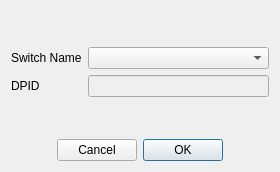
<?xml version="1.0" encoding="UTF-8"?>
<ui version="4.0">
 <class>Dialog</class>
 <widget class="QDialog" name="Dialog">
  <property name="geometry">
   <rect>
    <x>0</x>
    <y>0</y>
    <width>280</width>
    <height>172</height>
   </rect>
  </property>
  <property name="windowTitle">
   <string>Remove Switch</string>
  </property>
  <layout class="QGridLayout" name="gridLayout">
   <item row="0" column="0">
    <layout class="QVBoxLayout" name="full_layout" stretch="3">
     <item>
      <layout class="QFormLayout" name="form_layout">
       <property name="formAlignment">
        <set>Qt::AlignLeading|Qt::AlignLeft|Qt::AlignVCenter</set>
       </property>
       <item row="0" column="0">
        <widget class="QLabel" name="host_label">
         <property name="text">
          <string>Switch Name</string>
         </property>
        </widget>
       </item>
       <item row="0" column="1">
        <widget class="QComboBox" name="switch_box"/>
       </item>
       <item row="1" column="0">
        <widget class="QLabel" name="mac_label">
         <property name="text">
          <string>DPID</string>
         </property>
        </widget>
       </item>
       <item row="1" column="1">
        <widget class="QLineEdit" name="dpid_name">
         <property name="enabled">
          <bool>false</bool>
         </property>
        </widget>
       </item>
      </layout>
     </item>
    </layout>
   </item>
   <item row="1" column="0">
    <widget class="QDialogButtonBox" name="button_box">
     <property name="layoutDirection">
      <enum>Qt::RightToLeft</enum>
     </property>
     <property name="orientation">
      <enum>Qt::Horizontal</enum>
     </property>
     <property name="standardButtons">
      <set>QDialogButtonBox::Cancel|QDialogButtonBox::Ok</set>
     </property>
     <property name="centerButtons">
      <bool>true</bool>
     </property>
    </widget>
   </item>
  </layout>
 </widget>
 <resources/>
 <connections>
  <connection>
   <sender>button_box</sender>
   <signal>accepted()</signal>
   <receiver>Dialog</receiver>
   <slot>accept()</slot>
   <hints>
    <hint type="sourcelabel">
     <x>260</x>
     <y>284</y>
    </hint>
    <hint type="destinationlabel">
     <x>157</x>
     <y>274</y>
    </hint>
   </hints>
  </connection>
  <connection>
   <sender>button_box</sender>
   <signal>rejected()</signal>
   <receiver>Dialog</receiver>
   <slot>reject()</slot>
   <hints>
    <hint type="sourcelabel">
     <x>260</x>
     <y>290</y>
    </hint>
    <hint type="destinationlabel">
     <x>286</x>
     <y>274</y>
    </hint>
   </hints>
  </connection>
 </connections>
</ui>
